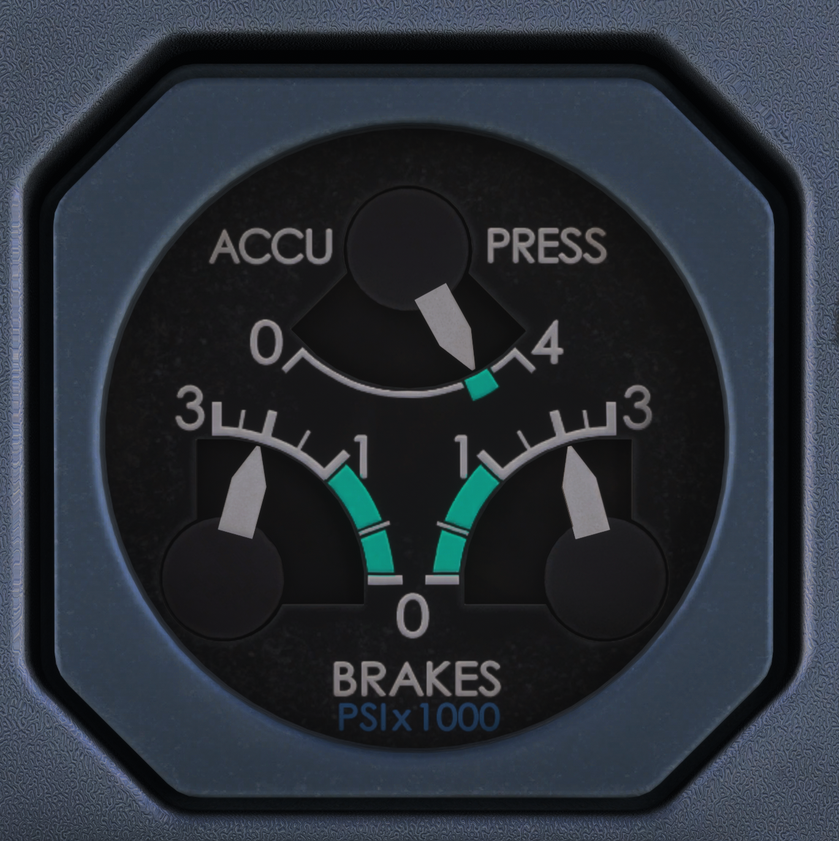
#> input picture artwork/source/reference_photo.png, 839 x 841 px, shrunk from 1369 x 1373 before the run
$ python from_reference.py
#> lines starting #> are read from the running program, lines starting #| are printed output that depends on the picture; after the words box and inside, x2 and y2 are one past the last pixel; in counts of white or black regions, pixels touching at a corner belong together
#!/usr/bin/env python3
"""Build the dial face from the reference image instead of redrawing it.

Faithful by construction: texture, lettering, weight and colour are the real
thing. Three operations only:

  1. find the dial circle and mask everything outside it to black
  2. lift the three painted needles out, filling with the local face colour
  3. measure the pivots and scale angles, so live needles land correctly

Writes build/dial_face.png and updates the pivot/angle constants used by the
app and the firmware.
"""

import math
import os
import numpy as np
from PIL import Image

HERE = os.path.dirname(os.path.abspath(__file__))
OUT = os.path.join(HERE, "build")
SIZE = 480

REF = os.path.join(HERE, "source", "reference_photo.png")


def find_circle(a):
    """The face is dark and the bezel around it is light. For candidate
    centres near the visual middle, find the radius with the sharpest
    brightness jump; the true centre gives the cleanest single edge."""
    H, W, _ = a.shape
    bright = a.mean(axis=2)
    yy, xx = np.mgrid[0:H, 0:W]
    best = None
    for cx in range(W // 2 - 20, W // 2 + 24, 4):
        for cy in range(H // 2 - 20, H // 2 + 24, 4):
            d = np.hypot(xx - cx, yy - cy)
            prof = np.array([bright[(d >= r) & (d < r + 2)].mean()
                             for r in range(int(W * 0.30), int(W * 0.42), 2)])
            j = np.argmax(np.diff(prof))
            if best is None or np.diff(prof)[j] > best[0]:
                best = (np.diff(prof)[j], cx, cy, int(W * 0.30) + 2 * j)
    return float(best[1]), float(best[2]), float(best[3])


def lift_needles(a, cx, cy, R, bosses):
    """Erase the painted pointers.

    Each is a compact cluster of light grey pixels in a narrow angular sector
    off its boss. Mask that sector, then fill it by normalised convolution of
    the surrounding face so the fill inherits the local tone.
    """
    H, W, _ = a.shape
    r, g, b = a[..., 0], a[..., 1], a[..., 2]
    bright = (r + g + b) / 3.0
    grey = (np.abs(r - b) < 30) & (np.abs(r - g) < 30)
    light = grey & (bright > 95)
    yy, xx = np.mgrid[0:H, 0:W]

    mask = np.zeros((H, W), bool)
    angles = {}
    teal = (g > 110) & (r < 90) & (b > 100)

    def dilate(m, n):
        out = m.copy()
        for _ in range(n):
            o = out.copy()
            o[1:, :] |= out[:-1, :]; o[:-1, :] |= out[1:, :]
            o[:, 1:] |= out[:, :-1]; o[:, :-1] |= out[:, 1:]
            out = o
        return out

    # Reach of each pointer from its boss, in dial radii. Kept short of the
    # scale so ticks and numerals are never touched.
    reach = {"accum": 0.61, "brake_l": 0.462, "brake_r": 0.462}

    for name, (bx, by, br) in bosses.items():
        d = np.hypot(xx - bx, yy - by)
        ang = np.degrees(np.arctan2(yy - by, xx - bx))

        # the pointer is the dense angular cluster of light pixels off the boss
        cand = light & (d > br * 0.45) & (d < reach[name] * R) & ~teal
        ys, xs = np.nonzero(cand)
        a_all = np.degrees(np.arctan2(ys - by, xs - bx))
        hist, edges = np.histogram(a_all, bins=72, range=(-180, 180))
        peak = edges[np.argmax(hist)] + 2.5
        angles[name] = peak

        # take the actual light pixels in a wide sector around it, then grow
        # the selection to swallow the darker flanks and the drop shadow
        dang = np.abs(((ang - peak + 180) % 360) - 180)
        core = cand & (dang < 35)
        grown = dilate(core, max(6, int(R / 38))) & (d > br * 0.4) & (d < reach[name] * R) & ~teal

        # The pointer casts a soft shadow that is darker than the face, not
        # lighter, so a brightness test misses it. Take the whole narrow
        # sector along the pointer regardless of tone; the fill sources from
        # either side and the window behind it is uniform enough to hide the seam.
        band = (dang < 20) & (d > br * 0.9) & (d < reach[name] * R) & ~teal
        mask |= grown | band

    # Fill by copying real pixels, not by averaging.
    #
    # The pointers sit inside the dark textured windows behind the bosses. A
    # blurred fill produced a smooth patch of the wrong tone with no grain,
    # which read as a smudge. Copying from elsewhere on the same surface
    # keeps both tone and texture:
    #   - the accumulator region is mirrored from the clean opposite side of
    #     the face (the dial is left/right symmetric)
    #   - each brake region is copied sideways from the same window, shifted
    #     far enough that the source is clear of the pointer
    out = a.astype(float).copy()

    def valid(px_y, px_x):
        # A source may lie under the mask as long as it is not pointer: the
        # mask is deliberately generous and mostly covers plain face.
        ok = (px_y >= 0) & (px_y < H) & (px_x >= 0) & (px_x < W)
        yy2 = np.clip(px_y, 0, H - 1); xx2 = np.clip(px_x, 0, W - 1)
        return ok & ~light[yy2, xx2] & ~teal[yy2, xx2]

    def fill_from(region, src_y, src_x):
        """Copy source pixels into the region; report how many had no valid source."""
        ys, xs = np.nonzero(region)
        sy, sx = src_y[ys, xs], src_x[ys, xs]
        good = valid(sy, sx)
        out[ys[good], xs[good]] = a[sy[good], sx[good]]
        filled_any[ys[good], xs[good]] = True
        return int((~good).sum())

    # per-pointer regions
    regions = {}
    for name, (bx, by, br) in bosses.items():
        d = np.hypot(xx - bx, yy - by)
        ang = np.degrees(np.arctan2(yy - by, xx - bx))
        dang = np.abs(((ang - angles[name] + 180) % 360) - 180)
        regions[name] = mask & (dang < 40) & (d < 0.75 * R)

    filled_any = np.zeros((H, W), bool)

    # accumulator: mirror across the vertical axis of the face
    mx = np.round(2 * cx - xx).astype(int)
    miss = fill_from(regions["accum"], yy, mx)
    print("  accum fill: mirrored, %d px without a source" % miss)

    # Brakes: rotational copy around the boss.
    #
    # The window behind each boss is shaded radially - darker close to the
    # boss, lighter toward the scale - so any fill built from an average is
    # wrong somewhere. Copying each pixel from the SAME RADIUS on a clean
    # bearing keeps that gradient and the grain, with nothing synthesised.
    bright_all = a.mean(axis=2)
    boss_px = np.zeros((H, W), bool)
    for _, (bx, by, br) in bosses.items():
        boss_px |= np.hypot(xx - bx, yy - by) < br * 1.05

    for name in ("brake_l", "brake_r"):
        reg = regions[name]
        bx, by, br = bosses[name]

        # Sources must look like the window itself: within a narrow band of
        # its median tone. That excludes the darker border lines of the window
        # (which were being copied in as thin seams) as well as anything light.
        dd = np.hypot(xx - bx, yy - by)
        sample = ~mask & ~light & ~teal & ~boss_px & (dd > br * 1.1) & (dd < 0.5 * R)
        wmed = np.median(bright_all[sample])
        ok_src = sample & (np.abs(bright_all - wmed) < 8)

        ys, xs = np.nonzero(reg)
        r_ = np.hypot(xs - bx, ys - by)
        th = np.arctan2(ys - by, xs - bx)
        done = np.zeros(len(xs), bool)

        # alternate sides so the copy does not all come from one direction,
        # widening until every pixel has a clean source
        for delta_deg in (22, -22, 28, -28, 34, -34, 42, -42, 52, -52):
            if done.all():
                break
            d = np.radians(delta_deg)
            sx = np.round(bx + r_ * np.cos(th + d)).astype(int)
            sy = np.round(by + r_ * np.sin(th + d)).astype(int)
            inb = (sx >= 0) & (sx < W) & (sy >= 0) & (sy < H)
            good = ~done & inb
            good[good] &= ok_src[sy[good], sx[good]]
            out[ys[good], xs[good]] = a[sy[good], sx[good]]
            done |= good

        # unresolved pixels: inside the boss take the boss tone, elsewhere the
        # window tone - never a face-wide median, which shows as a pale blob
        left = ~done
        if left.any():
            boss_tone = np.median(a[(dd < br * 0.8) & ~light], axis=0)
            src_r = dd[ok_src]; src_v = a[ok_src]
            for i in np.nonzero(left)[0]:
                if r_[i] < br * 1.02:
                    out[ys[i], xs[i]] = boss_tone
                    continue
                band = np.abs(src_r - r_[i]) < R * 0.02
                out[ys[i], xs[i]] = (np.median(src_v[band], axis=0) if band.sum() > 20
                                     else np.median(src_v, axis=0))
        filled_any[ys, xs] = True
        print("  %s fill: rotational copy, %d of %d px by tone fallback"
              % (name, int(left.sum()), len(xs)))

    # anything the copies could not reach falls back to a local median
    leftover = mask & ~filled_any
    if leftover.any():
        out[leftover] = np.median(a[~mask & ~light & ~teal], axis=0)

    # feather the seam: blend the boundary ring between copy and original
    def dilate(m, n):
        o = m.copy()
        for _ in range(n):
            p = o.copy()
            p[1:, :] |= o[:-1, :]; p[:-1, :] |= o[1:, :]
            p[:, 1:] |= o[:, :-1]; p[:, :-1] |= o[:, 1:]
            o = p
        return o
    ring = dilate(mask, 2) & ~mask
    out[ring] = 0.5 * out[ring] + 0.5 * a[ring]

    out = np.clip(out, 0, 255)
    return out.astype(np.uint8), angles


def main():
    os.makedirs(OUT, exist_ok=True)
    im = Image.open(REF).convert("RGB")
    a = np.asarray(im).astype(np.int32)
    H, W, _ = a.shape

    cx, cy, R = find_circle(a)
#> after the loop in find_circle, `for cx in range(W // 2 - 20, W // 2 + 24, 4):`: best = (18.19, 415, 436, 313)
#> cx = 415; cy = 436; R = 313
    print("dial circle: centre (%.0f, %.0f) radius %.0f px" % (cx, cy, R))
#| dial circle: centre (415, 436) radius 313 px

    bosses = {
        "accum":   (cx + 0.00 * R, cy - 0.75 * R, 0.20 * R),
        "brake_l": (cx - 0.60 * R, cy + 0.48 * R, 0.20 * R),
        "brake_r": (cx + 0.60 * R, cy + 0.48 * R, 0.20 * R),
    }
#> bosses = {'accum': (415, 201.2, 62.6), 'brake_l': (227.2, 586.2, 62.6), 'brake_r': (602.8, 586.2, 62.6)}

    # Refine each boss centre from the pixels: it is the darkest disc in its
    # neighbourhood. The radius is NOT taken from the pixels - the dark
    # cutout window behind each boss inflates it - so it stays at the
    # measured proportion of the face radius.
    bright = a.mean(axis=2)
    yy, xx = np.mgrid[0:H, 0:W]
    refined = {}
    for name, (bx, by, br) in bosses.items():
        near = np.hypot(xx - bx, yy - by) < br * 1.3
        dark = near & (bright < 29)
        ys, xs = np.nonzero(dark)
        if len(xs) > 200:
            refined[name] = (xs.mean(), ys.mean(), br)
            print("  %-8s boss centre (%.0f,%.0f)" % (name, xs.mean(), ys.mean()))
        else:
            refined[name] = (bx, by, br)
#> this loop made 3 passes
#> (name, bx, by) on passes 1 to 3: ('accum', 415, 201.2), ('brake_l', 227.2, 586.2), ('brake_r', 602.8, 586.2)
#> (printed output is left out)
#> pass 1, in main, `near = np.hypot(xx - bx, yy - by) < br * 1.3`:
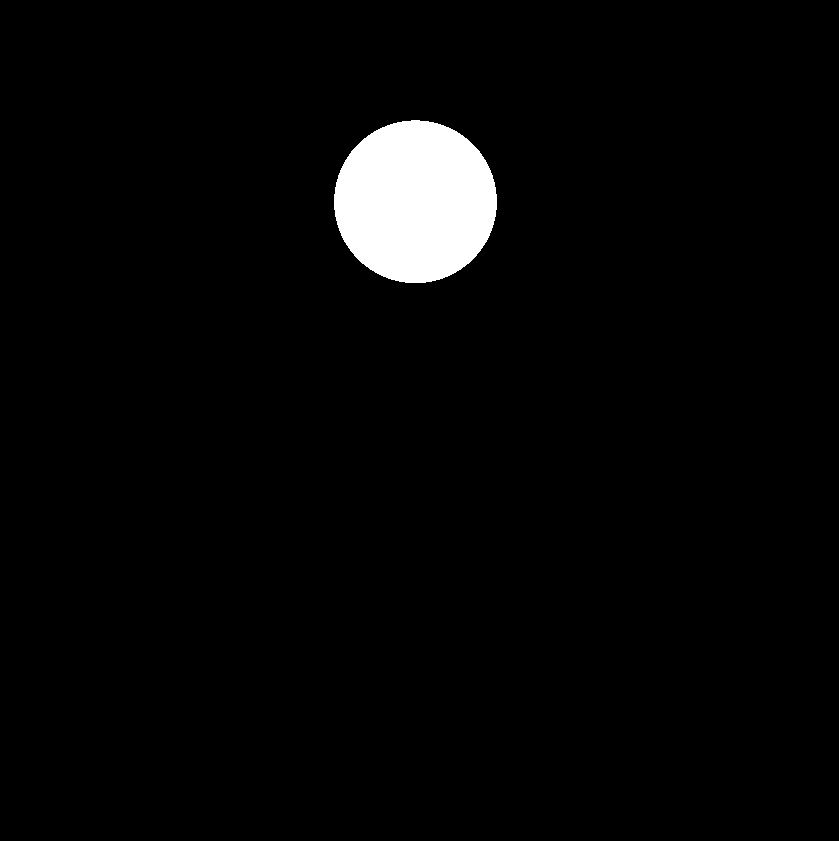
#> near: shape (841, 839) bool; 2.9% white; 1 white region, box (x1, y1, x2, y2) and area: (334, 120, 497, 283) 20815
#> after the loop:
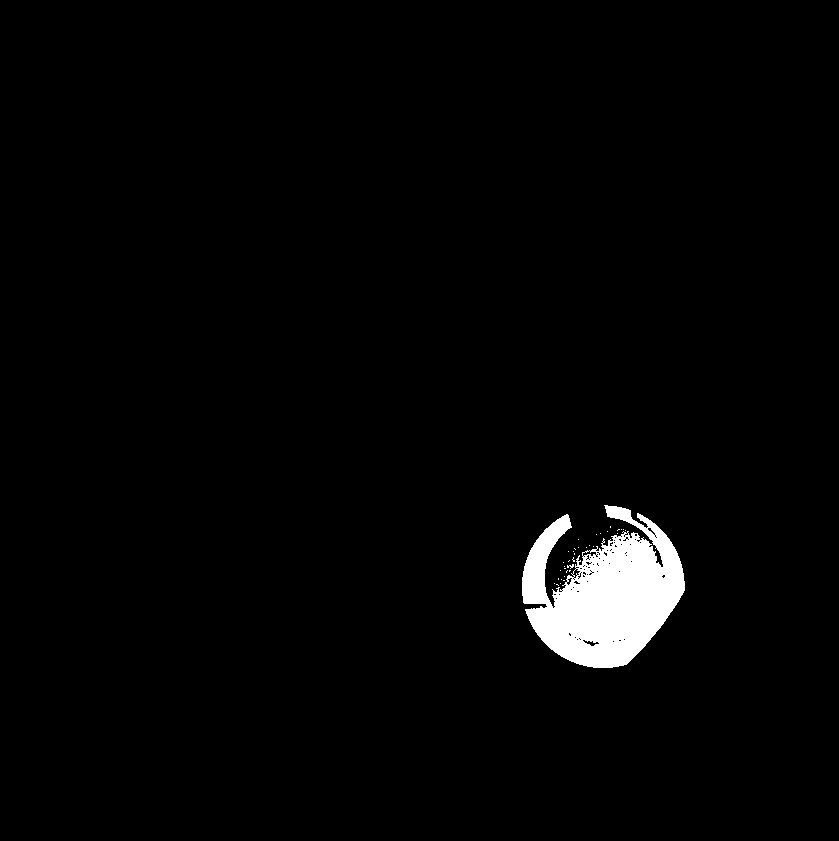
#> dark: shape (841, 839) bool; 2.3% white; 35 white regions (34 under 20 px), largest, box (x1, y1, x2, y2) and area: (522, 505, 685, 668) 16066
#> after the loop, refined = {'accum': (414, 195.2, 62.6), 'brake_l': (226.6, 590.6, 62.6), 'brake_r': (604.5, 594, 62.6)}
    bosses = refined
#> bosses has the same summary as refined

    clean, found = lift_needles(a, cx, cy, R, bosses)
#> the loop in lift_needles, `for name, (bx, by, br) in bosses.items():` made 3 passes
#> (name, bx, by, peak) on passes 1 to 3: ('accum', 414, 195.2, 72.5), ('brake_l', 226.6, 590.6, -77.5), ('brake_r', 604.5, 594, -102.5)
#> pass 1, in lift_needles, `dang = np.abs(((ang - peak + 180) % 360) - 180)`:
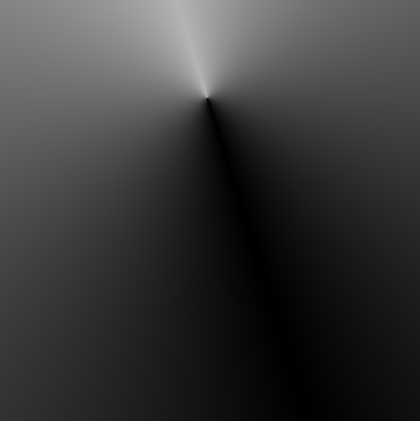
#> dang: shape (841, 839) float64 (shown at 1/2 size); min 5.34e-05, max 180, mean 57.3
#> after the loop in lift_needles, `for name, (bx, by, br) in bosses.items():`:
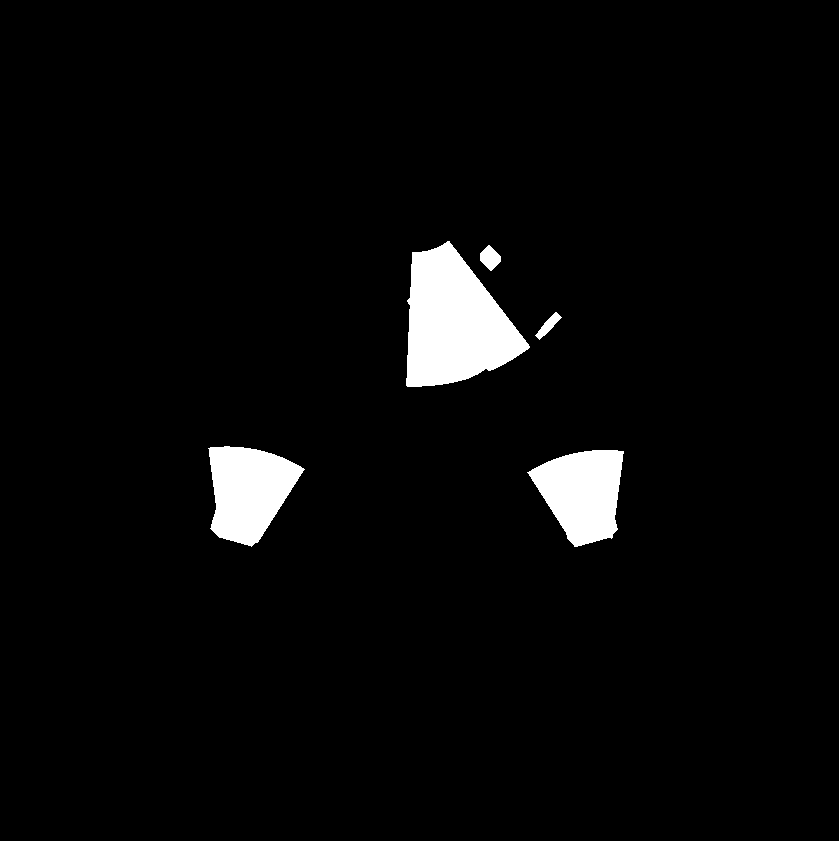
#> mask: shape (841, 839) bool; 3.5% white; 5 white regions, box (x1, y1, x2, y2) and area: (406, 241, 530, 387) 11598, (208, 446, 305, 547) 6524, (527, 450, 624, 547) 6306, (480, 245, 501, 271) 344, (535, 312, 562, 340) 260
#> after the loop in lift_needles, `for name, (bx, by, br) in bosses.items():`: angles = {'accum': 72.5, 'brake_l': -77.5, 'brake_r': -102.5}
#> the loop in lift_needles, `for name, (bx, by, br) in bosses.items():` made 3 passes
#> (name, bx, by) on passes 1 to 3: ('accum', 414, 195.2), ('brake_l', 226.6, 590.6), ('brake_r', 604.5, 594)
#> after the loop in lift_needles, `for name, (bx, by, br) in bosses.items():`: regions = 3 items
#> in lift_needles, `mx = np.round(2 * cx - xx).astype(int)`:
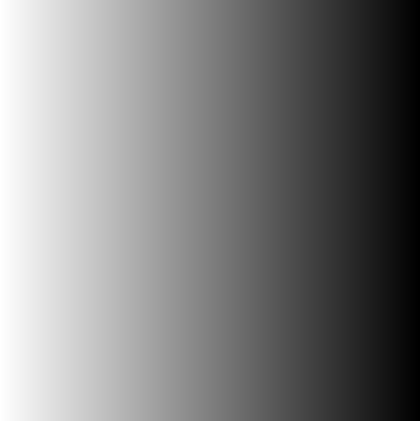
#> mx: shape (841, 839) int64 (shown at 1/2 size); min -8, max 830, mean 411; drawn with min black and max white
#> in fill_from, `ys, xs = np.nonzero(region)`: ys = 12202 values from 241 to 386; xs = 12202 values, max 561 at index 5354, min 406 at index 11799, mean 456.9
#> in fill_from, `sy, sx = src_y[ys, xs], src_x[ys, xs]`: sy = 12202 values from 241 to 386; sx = 12202 values, max 424 at index 11799, min 269 at index 5354, mean 373.1
#> in valid, `yy2 = np.clip(px_y, 0, H - 1)`: yy2 = 12202 values from 241 to 386
#> in valid, `xx2 = np.clip(px_x, 0, W - 1)`: xx2 has the same summary as sx in fill_from
#> in lift_needles, `miss = fill_from(regions["accum"], yy, mx)`: miss = 80
#|   accum fill: mirrored, 80 px without a source
#> the loop in lift_needles, `for _, (bx, by, br) in bosses.items():` made 3 passes
#> the loop in lift_needles, `for name in ("brake_l", "brake_r"):` made 2 passes
#> (bx, by, br, wmed, boss_tone) on passes 1 to 2: (226.6, 590.6, 62.6, 23, [25, 24, 26]), (604.5, 594, 62.6, 23, [26, 25, 27])
#> (printed output is left out)
#> found has the same summary as angles in lift_needles
    for k, v in found.items():
        print("  removed %-8s pointer at %.0f deg" % (k, v))
#> this loop made 3 passes
#> (k, v) on passes 1 to 3: ('accum', 72.5), ('brake_l', -77.5), ('brake_r', -102.5)
#> (printed output is left out)

    # crop to the circle, black outside, resample to the screen size
    yy, xx = np.mgrid[0:H, 0:W]
    inside = np.hypot(xx - cx, yy - cy) <= R - 3.0
#> inside: shape (841, 839) bool; 42.8% white; 1 white region, box (x1, y1, x2, y2) and area: (105, 126, 726, 747) 301893
    clean[~inside] = 0

    face = Image.fromarray(clean).crop(
        (int(cx - R), int(cy - R), int(cx + R), int(cy + R)))
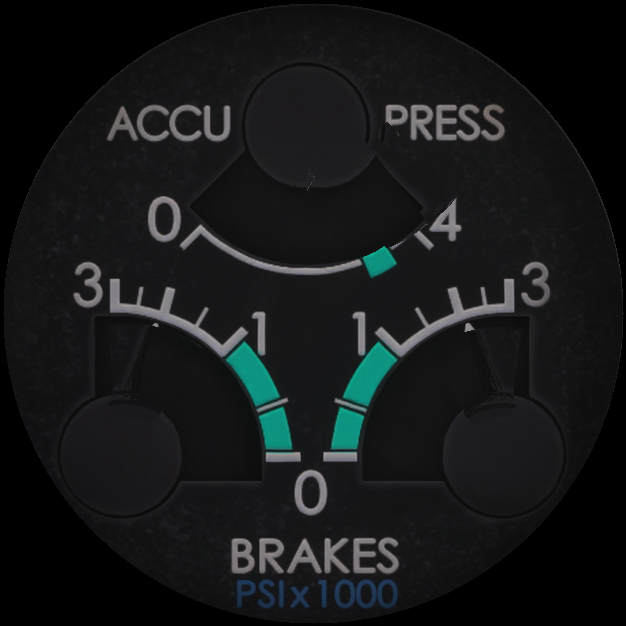
#> face: PIL image 626x626 RGB; mean R, G, B 21.5, 23.3, 24.1
    face = face.resize((SIZE, SIZE), Image.LANCZOS)

    # re-mask after resampling so the rim is a clean edge, not a soft one
    fa = np.asarray(face).copy()
    yy, xx = np.mgrid[0:SIZE, 0:SIZE]
    fa[np.hypot(xx - SIZE / 2, yy - SIZE / 2) > SIZE / 2 - 1] = 0
    face = Image.fromarray(fa)
    face.save(os.path.join(OUT, "dial_face.png"))
    print("wrote dial_face.png")

    # Geometry for the live pointers, in the 480 design space. Scale angles
    # were measured from the tick marks on this image and are piecewise
    # linear: the brake scales give 0-1 more arc than each unit of 1-3.
    import json
    k = SIZE / (2 * R)
#> k = 0.767
    def px(v): return (v - (cx - R)) * k
    def py(v): return (v - (cy - R)) * k

    geom = {
        "face": "dial_face.png",
        "size": SIZE,
        "scales": {
            "accum": {
                "pivot": [round(px(bosses["accum"][0]), 1), round(py(bosses["accum"][1]), 1)],
                "boss_r": round(bosses["accum"][2] * k, 1),
                "unit": 1000.0,
                "points": [[0.0, 126.5], [4.0, 46.5]],
                "needle_len": round(0.60 * R * k, 1), "needle_w": round(0.095 * R * k, 1),
            },
            "brake_l": {
                "pivot": [round(px(bosses["brake_l"][0]), 1), round(py(bosses["brake_l"][1]), 1)],
                "boss_r": round(bosses["brake_l"][2] * k, 1),
                "unit": 1000.0,
                "points": [[0.0, -3.0], [1.0, -48.5], [3.0, -101.5]],
                "needle_len": round(0.43 * R * k, 1), "needle_w": round(0.10 * R * k, 1),
            },
            "brake_r": {
                "pivot": [round(px(bosses["brake_r"][0]), 1), round(py(bosses["brake_r"][1]), 1)],
                "boss_r": round(bosses["brake_r"][2] * k, 1),
                "unit": 1000.0,
                "points": [[0.0, 183.0], [1.0, 228.5], [3.0, 281.5]],
                "needle_len": round(0.43 * R * k, 1), "needle_w": round(0.10 * R * k, 1),
            },
        },
        "needle_colour": "#c3c7cb",
    }
    with open(os.path.join(OUT, "geometry.json"), "w") as fh:
        json.dump(geom, fh, indent=2)
    for n, g in geom["scales"].items():
        print("  %-8s pivot %s  boss r %s  points %s" % (n, g["pivot"], g["boss_r"], g["points"]))
#> this loop made 3 passes
#> n on passes 1 to 3: 'accum', 'brake_l', 'brake_r'
#> (printed output is left out)


if __name__ == "__main__":
    main()
